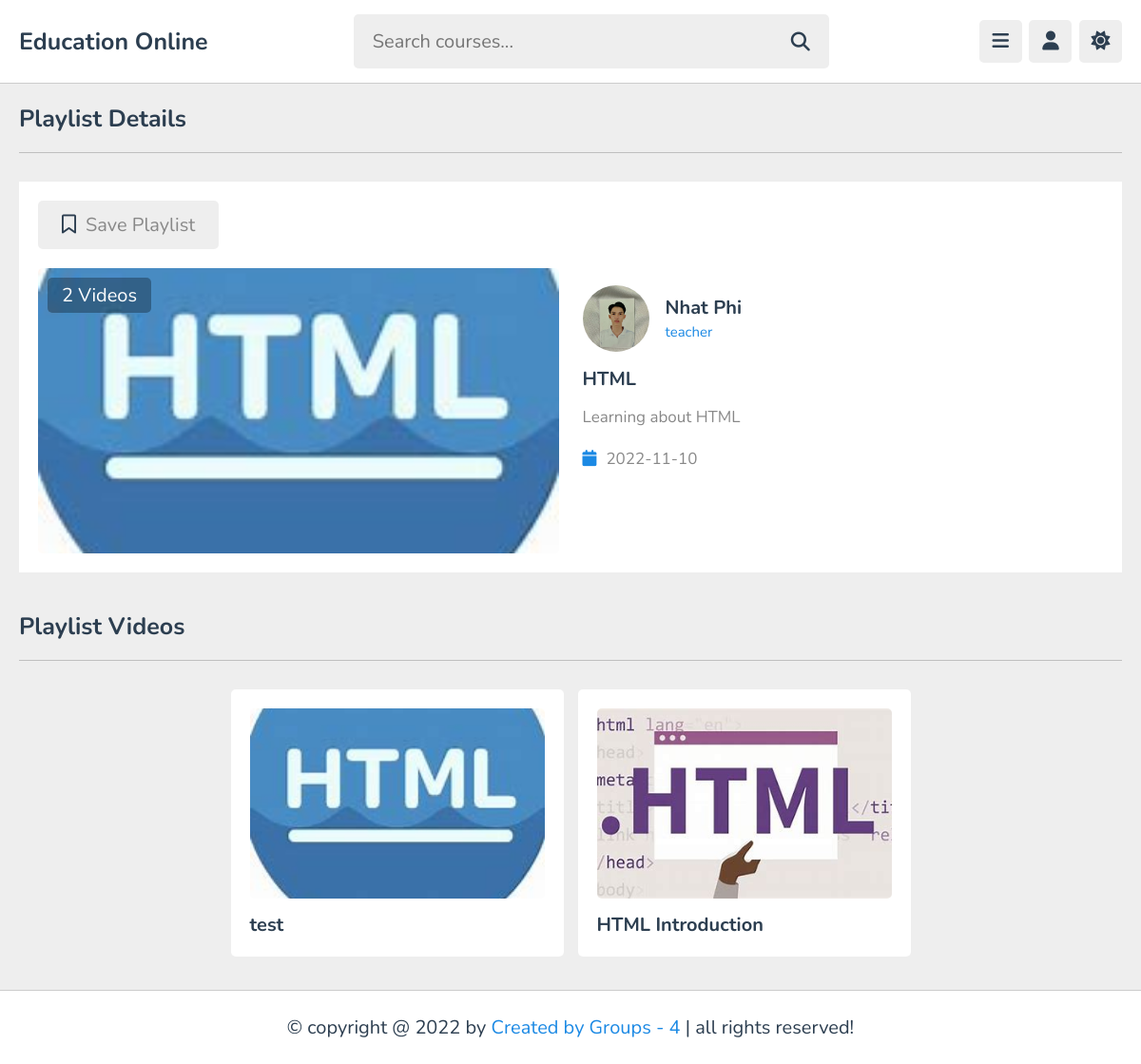
Page /playlist.php?get_id=oie5o1IH5Ae2lZsIKKSw on the committed database.
### tables this page shows
CREATE TABLE `playlist` (
  `id` varchar(20) NOT NULL,
  `tutor_id` varchar(20) NOT NULL,
  `title` varchar(100) NOT NULL,
  `description` varchar(1000) NOT NULL,
  `thumb` varchar(100) NOT NULL,
  `date` date NOT NULL DEFAULT current_timestamp(),
  `status` varchar(20) NOT NULL DEFAULT 'deactive'
);

CREATE TABLE `tutors` (
  `id` varchar(20) NOT NULL,
  `name` varchar(50) NOT NULL,
  `profession` varchar(50) NOT NULL,
  `email` varchar(50) NOT NULL,
  `password` varchar(50) NOT NULL,
  `image` varchar(100) NOT NULL
);

CREATE TABLE `content` (
  `id` varchar(20) NOT NULL,
  `tutor_id` varchar(20) NOT NULL,
  `playlist_id` varchar(20) NOT NULL,
  `title` varchar(100) NOT NULL,
  `description` varchar(1000) NOT NULL,
  `video` varchar(100) NOT NULL,
  `thumb` varchar(100) NOT NULL,
  `date` date NOT NULL DEFAULT current_timestamp(),
  `status` varchar(20) NOT NULL DEFAULT 'deactive'
);

### playlist.php (the view, shortened to what this page needs)
<?php
include 'components/connect.php';
if(isset($_COOKIE['user_id'])){
   $user_id = $_COOKIE['user_id'];
}else{
   $user_id = '';
}
if(isset($_GET['get_id'])){
   $get_id = $_GET['get_id'];
}else{
   $get_id = '';
   header('location:home.php');
}
?>
<!DOCTYPE html>
<html lang="en">
<head>
   <link rel="stylesheet" href="https://cdnjs.cloudflare.com/ajax/libs/font-awesome/6.2.0/css/all.min.css">
   <link rel="stylesheet" href="style.css">
</head>
<body>
<?php include 'components/user_header.php'; ?>
<section class="playlist">
   <h1 class="heading">playlist details</h1>
   <div class="row">
      <?php
         $select_playlist = $conn->prepare("SELECT * FROM `playlist` WHERE id = ? and status = ? LIMIT 1");
         $select_playlist->execute([$get_id, 'active']);
         if($select_playlist->rowCount() > 0){
            $fetch_playlist = $select_playlist->fetch(PDO::FETCH_ASSOC);
            $playlist_id = $fetch_playlist['id'];
            $count_videos = $conn->prepare("SELECT * FROM `content` WHERE playlist_id = ?");
            $count_videos->execute([$playlist_id]);
            $total_videos = $count_videos->rowCount();
            $select_tutor = $conn->prepare("SELECT * FROM `tutors` WHERE id = ? LIMIT 1");
            $select_tutor->execute([$fetch_playlist['tutor_id']]);
            $fetch_tutor = $select_tutor->fetch(PDO::FETCH_ASSOC);
            $select_bookmark = $conn->prepare("SELECT * FROM `bookmark` WHERE user_id = ? AND playlist_id = ?");
            $select_bookmark->execute([$user_id, $playlist_id]);
      ?>
      <div class="col">
         <form action="" method="post" class="save-list">
            <?php
               if($select_bookmark->rowCount() > 0){
            ?>
            <button type="submit" name="save_list"><i class="fas fa-bookmark"></i><span>Saved</span></button>
            <?php
               }else{
            ?>
               <button type="submit" name="save_list"><i class="far fa-bookmark"></i><span>Save Playlist</span></button>
            <?php
               }
            ?>
         </form>
         <div class="thumb">
            <span><?= $total_videos; ?> Videos</span>
            <img src="uploaded_files/<?= $fetch_playlist['thumb']; ?>" alt="">
         </div>
      </div>
      <div class="col">
         <div class="tutor">
            <img src="uploaded_files/<?= $fetch_tutor['image']; ?>" alt="">
            <div>
               <h3><?= $fetch_tutor['name']; ?></h3>
               <span><?= $fetch_tutor['profession']; ?></span>
            </div>
         </div>
         <div class="details">
            <h3><?= $fetch_playlist['title']; ?></h3>
            <p><?= $fetch_playlist['description']; ?></p>
            <div class="date"><i class="fas fa-calendar"></i><span><?= $fetch_playlist['date']; ?></span></div>
         </div>
      </div>
      <?php
         }else{
            echo '<p class="empty">this playlist was not found!</p>';
         }
      ?>
   </div>
</section>
<section class="videos-container">
   <h1 class="heading">Playlist Videos</h1>
   <div class="box-container">
      <?php
         $select_content = $conn->prepare("SELECT * FROM `content` WHERE playlist_id = ? AND status = ? ORDER BY date DESC");
         $select_content->execute([$get_id, 'active']);
         if($select_content->rowCount() > 0){
            while($fetch_content = $select_content->fetch(PDO::FETCH_ASSOC)){
      ?>
      <a href="watch_video.php?get_id=<?= $fetch_content['id']; ?>" class="box">
         <img src="uploaded_files/<?= $fetch_content['thumb']; ?>" alt="">
         <h3><?= $fetch_content['title']; ?></h3>
      </a>
      <?php
            }
         }else{
            echo '<p class="empty">no videos added yet!</p>';
         }
      ?>
   </div>
</section>
<?php include 'components/footer.php'; ?>
</body>
</html>

### style.css (style rules this page uses)
:root { --main-color: #1b89e4; --red: #e74c3c; --oragen: #f39c12; --white: #fff; --black: #2c3e50; --light-color: #888; --light-bg: #eee; --border: 0.1rem solid rgba(0, 0, 0, 0.2); }
* { font-family: "Nunito", sans-serif; margin: 0; padding: 0; box-sizing: border-box; outline: none; border: none; text-decoration: none; }
html { font-size: 62.5%; overflow-x: hidden; }
body { background-color: var(--light-bg); padding-left: 30rem; }
section { padding: 2rem; max-width: 1200px; margin: 0 auto; }
.heading { padding-bottom: 1.8rem; border-bottom: var(--border); font-size: 2.5rem; color: var(--black); text-transform: capitalize; margin-bottom: 3rem; }
.playlist .row { display: flex; align-items: center; gap: 2.5rem; flex-wrap: wrap; padding: 2rem; background-color: var(--white); }
.playlist .row .col { flex: 1 1 40rem; }
.playlist .row .col .save-list button { font-size: 2rem; border-radius: 0.5rem; background-color: var(--light-bg); padding: 1.2rem 2.5rem; cursor: pointer; margin-bottom: 2rem; }
.playlist .row .col .save-list button i { color: var(--black); margin-right: 1rem; }
.playlist .row .col .save-list button span { color: var(--light-color); }
.playlist .row .col .thumb { position: relative; height: 30rem; }
.playlist .row .col .thumb span { position: absolute; top: 1rem; left: 1rem; border-radius: 0.5rem; padding: 0.5rem 1.5rem; font-size: 2rem; color: #fff; background-color: rgba(0, 0, 0, 0.3); }
.playlist .row .col .thumb img { width: 100%; height: 100%; border-radius: 0.5rem; object-fit: cover; }
.playlist .row .col .tutor { display: flex; align-items: center; gap: 1.7rem; }
.playlist .row .col .tutor img { height: 7rem; width: 7rem; border-radius: 50%; object-fit: cover; }
.playlist .row .col .tutor h3 { font-size: 2rem; color: var(--black); margin-bottom: 0.2rem; }
.playlist .row .col .tutor span { color: var(--main-color); font-size: 1.5rem; }
.playlist .row .col .details { padding-top: 1.5rem; }
.playlist .row .col .details h3 { font-size: 2rem; color: var(--black); }
.playlist .row .col .details p { padding: 1rem 0; line-height: 2; color: var(--light-color); font-size: 1.7rem; }
.playlist .row .col .details .date { font-size: 1.7rem; padding-top: 0.5rem; }
.playlist .row .col .details .date i { color: var(--main-color); margin-right: 1rem; }
.playlist .row .col .details .date span { color: var(--light-color); }
.videos-container .box-container { display: grid; grid-template-columns: repeat(auto-fit, 35rem); gap: 1.5rem; align-items: flex-start; justify-content: center; }
.videos-container .box-container .box { position: relative; border-radius: 0.5rem; padding: 2rem; background-color: var(--white); }
.videos-container .box-container .box img { height: 20rem; width: 100%; border-radius: 0.5rem; object-fit: cover; }
.videos-container .box-container .box h3 { font-size: 2rem; color: var(--black); margin-top: 1rem; }
@media (max-width: 1200px) { body { padding-left: 0; } }

### rows in the picture
playlist: thumb (picture), title "HTML", description "Learning about HTML", date "2022-11-10"
tutors: image (picture), name "Nhat Phi", profession "teacher"
content: thumb (picture), title "test"
content: thumb (picture), title "HTML Introduction"

### other values in the picture
$total_videos "2"
